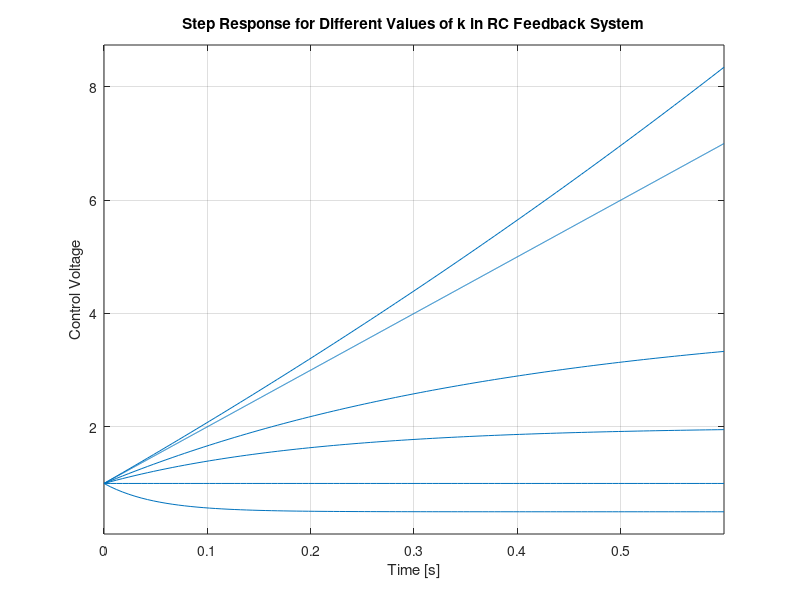

Reproduce this figure in MATLAB.
%system parameters
R = 1000; % 1kohm
C = 0.0002; % 200 ufarad
a = 2/(R*C);
b= 1/(R*C);

dur = 0.6;
%output voltage of the system 
subplot(211);
k=2; G = tf(b, [1 a+k*b]); step(G, dur); hold on;
k=0; G = tf(b, [1 a+k*b]); step(G, dur); hold on;
k=-1; G = tf(b, [1 a+k*b]); step(G, dur); hold on;  %unity DC gain
k=-1.5; G = tf(b, [1 a+k*b]); step(G, dur); hold on;
k=-2; G = tf(b, [1 a+k*b]); step(G, dur); hold on;
k=-2.1; G = tf(b, [1 a+k*b]); step(G, dur); hold on;
ylabel('Output Voltage');
title('Step Response for Different Values of k in RC Feedback System');


%control input to the system
subplot(212);
k=2; H = tf([1 a], [1 a+k*b]); step(H, dur); hold on;
k=0; H = tf([1 a], [1 a+k*b]); step(H, dur); hold on;
k=-1; H = tf([1 a], [1 a+k*b]); step(H, dur); hold on;  %unity DC gain
k=-1.5; H = tf([1 a], [1 a+k*b]); step(H, dur); hold on;
k=-2; H = tf([1 a], [1 a+k*b]); step(H, dur); hold on;
k=-2.1; H = tf([1 a], [1 a+k*b]); step(H, dur); hold on;
ylabel('Control Voltage');
title('Step Response for Different Values of k in RC Feedback System');